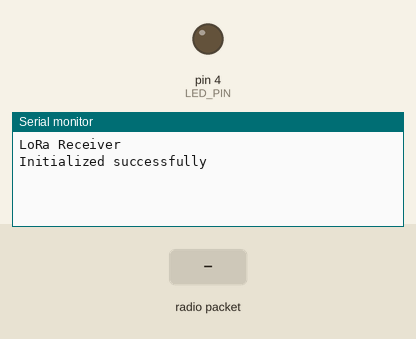
The sketch below on a simulated Arduino Uno, built with avr-gcc and run on an emulated ATmega328P. On the bench: output pins drawn as LEDs (lit = HIGH), the last lines printed to the serial monitor. The inputs (shaded band) are chosen by the test bench. No radio packets arrive unless stated.

Above: at 1.2 s.
1.3 s: radio packet "Humidity:" arrives
At 2.3 s:
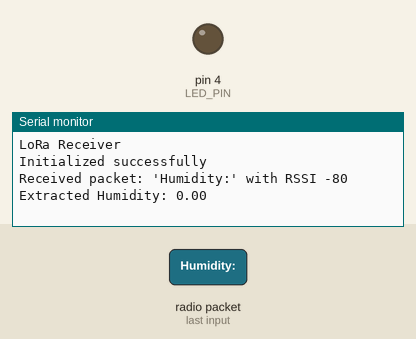
2.8 s: radio packet "%" arrives
At 4.0 s:
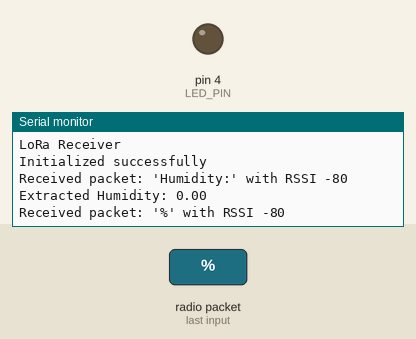
4.3 s: radio packet "5" arrives
At 5.3 s:
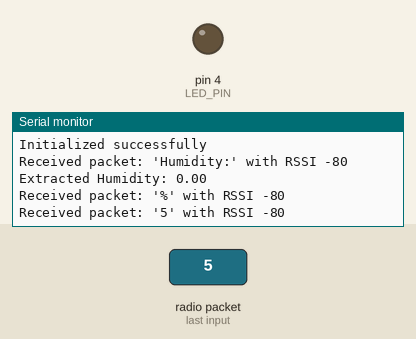

The sketch:

dht_with_an_led_indication_in_receiver_file.ino
```cpp
#include <SPI.h>
#include <LoRa.h>

#define NSS 10
#define RST 9
#define DIO0 2
#define LED_PIN 4 // Define the LED pin

void setup() {
  Serial.begin(9600);
  while (!Serial);

  LoRa.setPins(NSS, RST, DIO0);

  Serial.println("LoRa Receiver");
  if (!LoRa.begin(868E6)) {
    Serial.println("Starting LoRa failed!");
    while (1);
  } else {
    Serial.println("Initialized successfully");
  }

  pinMode(LED_PIN, OUTPUT); // Initialize LED pin as output
}

void loop() {
  // try to parse packet
  int packetSize = LoRa.parsePacket();
  if (packetSize) {
    // received a packet
    Serial.print("Received packet: '");

    // read packet
    String receivedText = "";
    while (LoRa.available()) {
      receivedText += (char)LoRa.read();
    }
    Serial.print(receivedText);

    // print RSSI of packet
    Serial.print("' with RSSI ");
    Serial.println(LoRa.packetRssi());

    // Parse humidity from the received packet
    int humIndex = receivedText.indexOf("Humidity:");
    if (humIndex != -1) {
      String humStr = receivedText.substring(humIndex + 9, receivedText.indexOf("%", humIndex));
      float humidity = humStr.toFloat();

      Serial.print("Extracted Humidity: ");
      Serial.println(humidity);

      // Check if humidity exceeds 60%
      if (humidity > 60) {
        digitalWrite(LED_PIN, HIGH); // Turn on LED
      } else {
        digitalWrite(LED_PIN, LOW);  // Turn off LED
      }
    } else {
      // If no humidity data found, turn off the LED
      digitalWrite(LED_PIN, LOW);
    }
  }
}
```

Measured:
- after the input at 1.3 s, the serial monitor: prints a new line at once (image 1)
- after the input at 2.8 s, the serial monitor: prints a new line at once (image 2)
- after the input at 4.3 s, the serial monitor: prints a new line at once (image 3)
